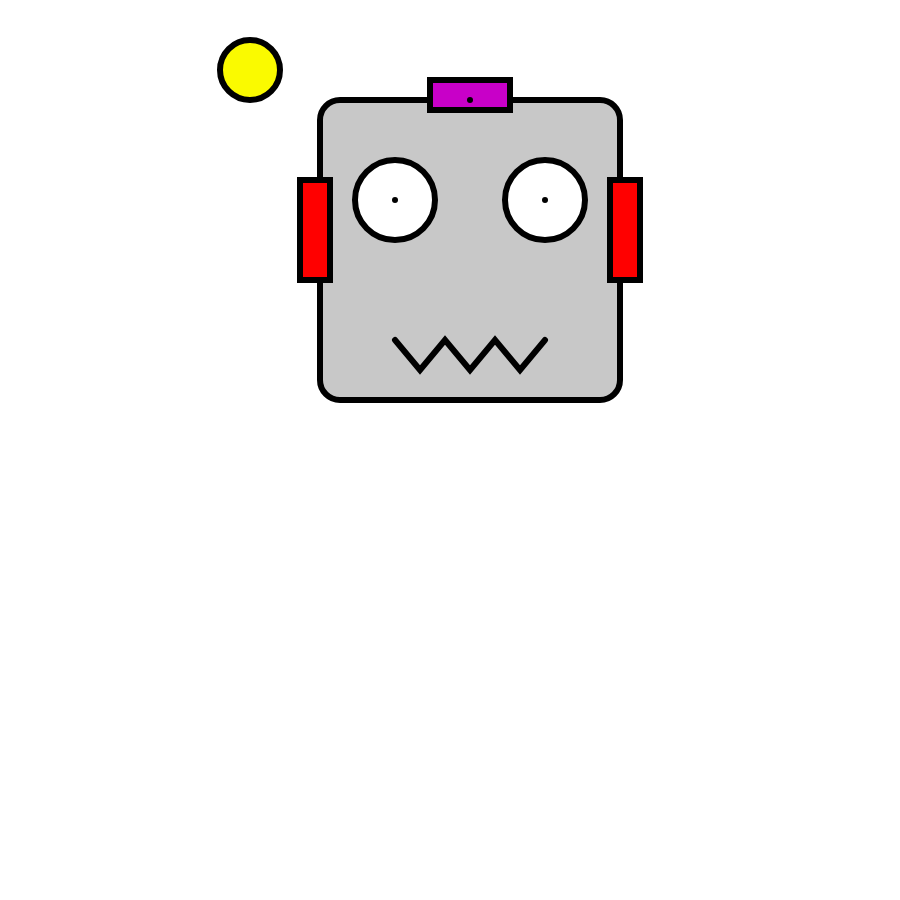
Frame 1 (no input)
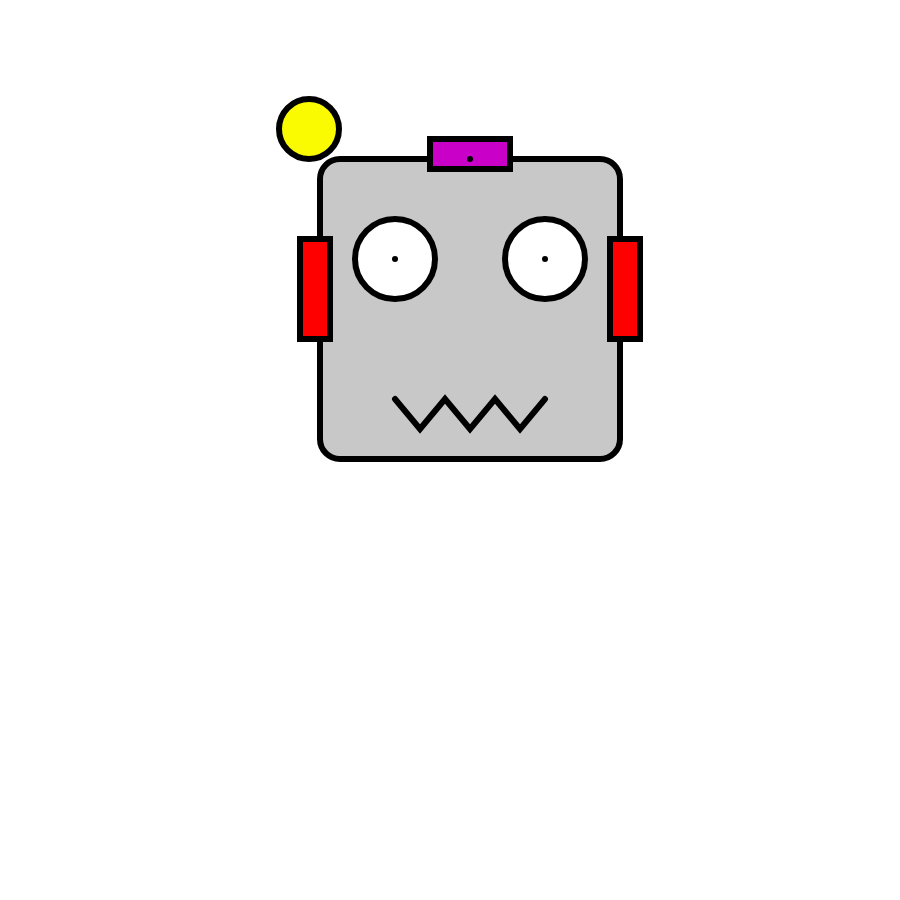
Frame 60 (no input)
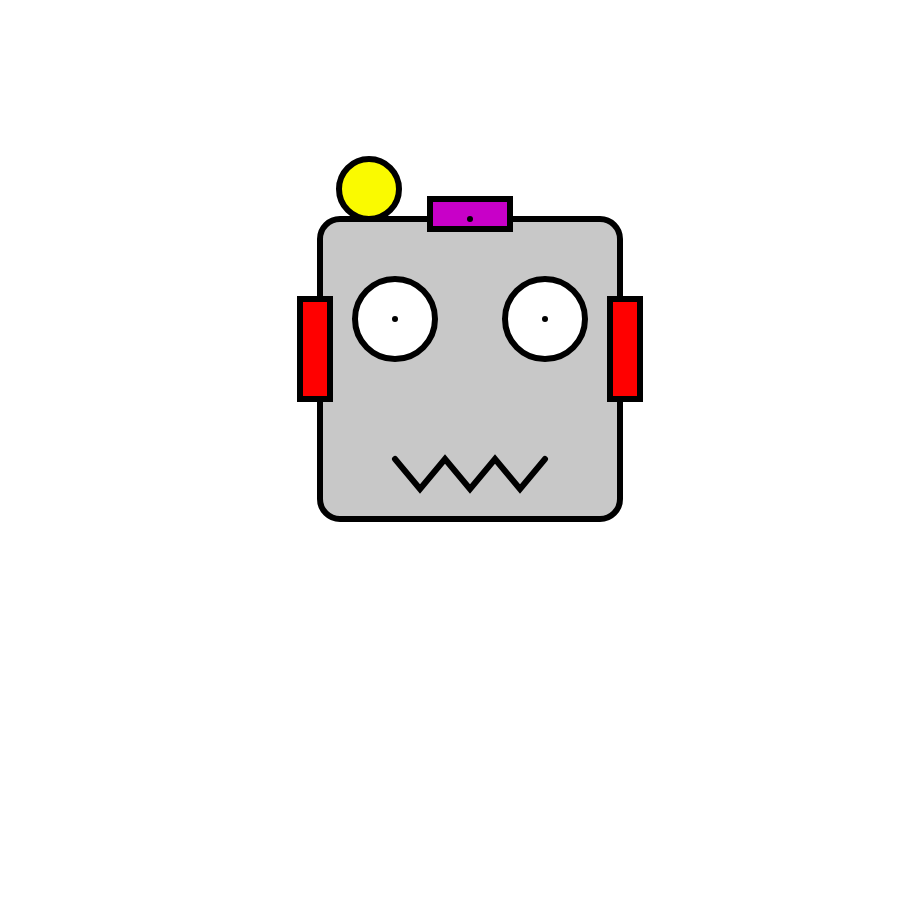
Frame 120 (the mouse pressed at the canvas centre since frame 60)

The p5.js sketch that drew these frames (run headless with seeded random() and noise() and a simulated clock; from frame 60 on, the mouse is pressed at the canvas centre):

// p5.js sketch
// ── sketch.js
var robot_x;
var robot_y;

function setup()
{
	//create a canvas for the robot
	createCanvas(900, 900);
	robot_x = 320;
	robot_y = 100;
}

function draw()
{
	background(255);
	strokeWeight(6);

	//robots head
	fill(200);
	rect(robot_x, robot_y, 300, 300, 20);


	//robots antenna
	fill(250, 250, 0);
	ellipse(robot_y + 150, robot_y - 30, 60, 60);

	fill(200, 0, 200);
	rect(robot_x + 110, robot_y - 20, 80, 30);


	//robots eyes
	fill(255);

	ellipse(robot_x + 75, robot_y + 100, 80, 80);
	point(robot_x + 75, robot_y + 100);

	ellipse(robot_x + 225, robot_y + 100, 80, 80);
	point(robot_x + 225, robot_y + 100);


	//robots nose
	fill(255, 0, 0);
	triangle(robot_x + 150, robot_y, 120);
//    robot_x + 100, robot_y + 200;
//    robot_x + 200, robot_y + 200);


	//robots ears
	rect(robot_x - 20, robot_y + 80, 30, 100);

	rect(robot_x + 290, robot_y + 80, 30, 100);

	//robots mouth
	noFill();
	beginShape();

	vertex(robot_x + 75, robot_y + 240);
	vertex(robot_x + 100, robot_y + 270);
	vertex(robot_x + 125, robot_y + 240);
	vertex(robot_x + 150, robot_y + 270);
	vertex(robot_x + 175, robot_y + 240);
	vertex(robot_x + 200, robot_y + 270);
	vertex(robot_x + 225, robot_y + 240);

	endShape();

	//animate the robot
	robot_y += 1;
}

function keyPressed()
{
	robot_x = -320;
}
